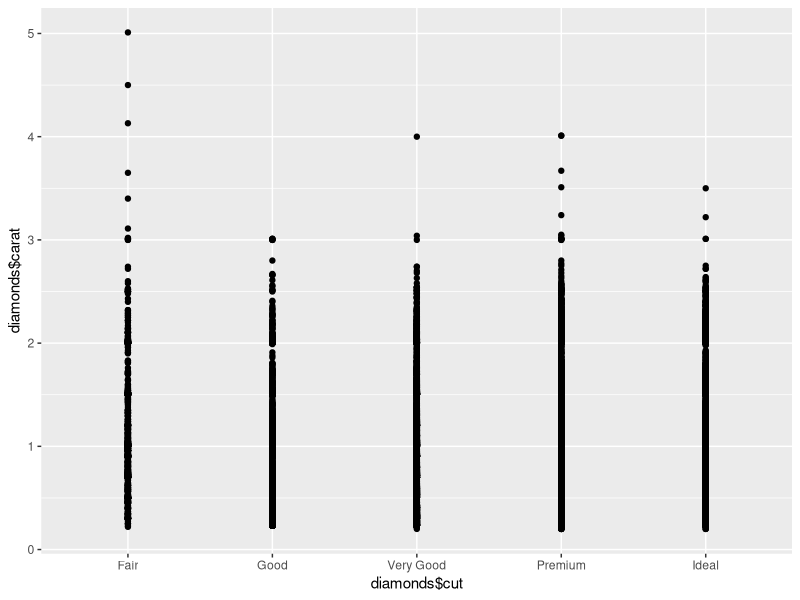
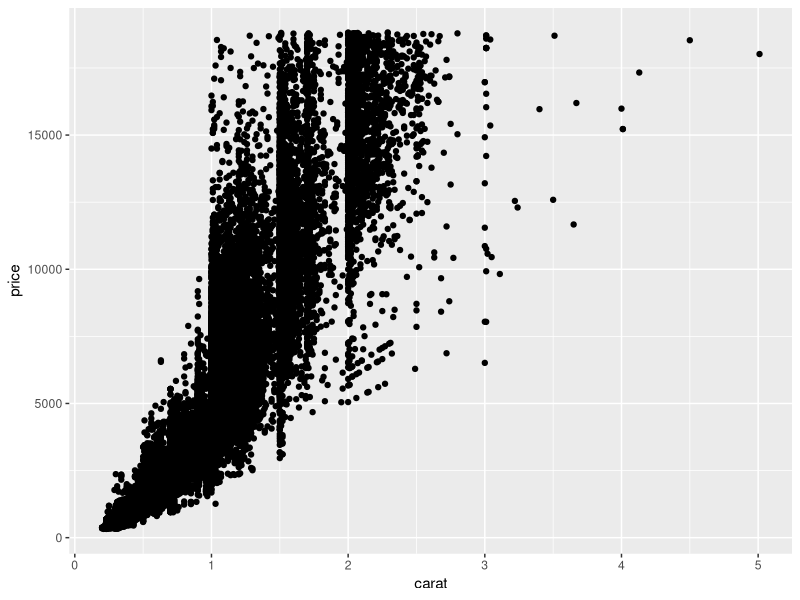
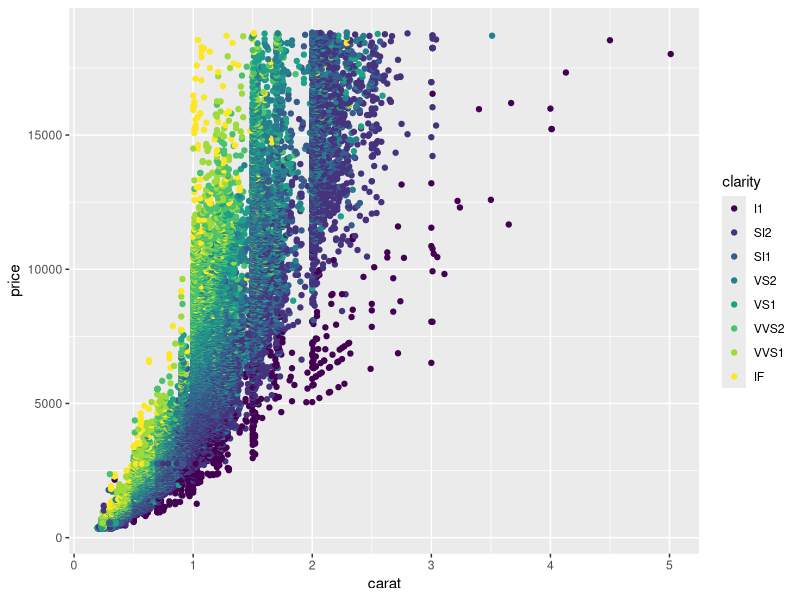
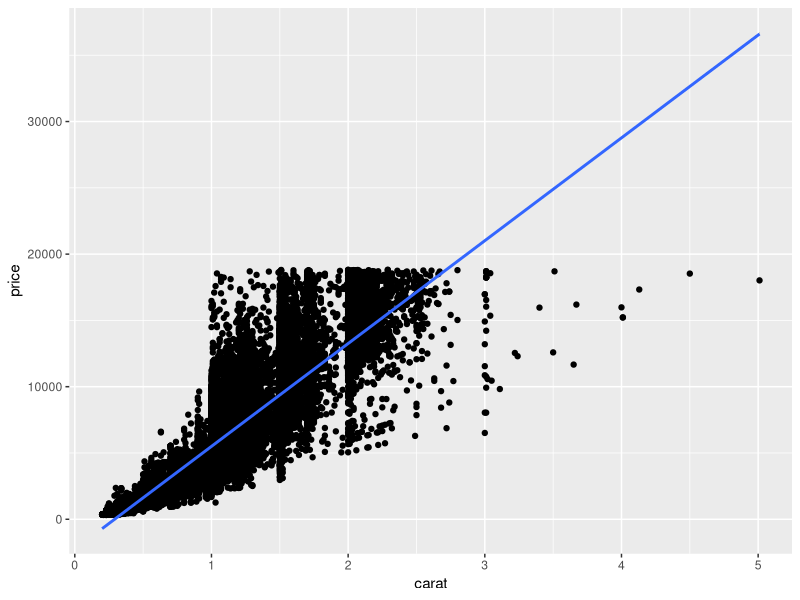
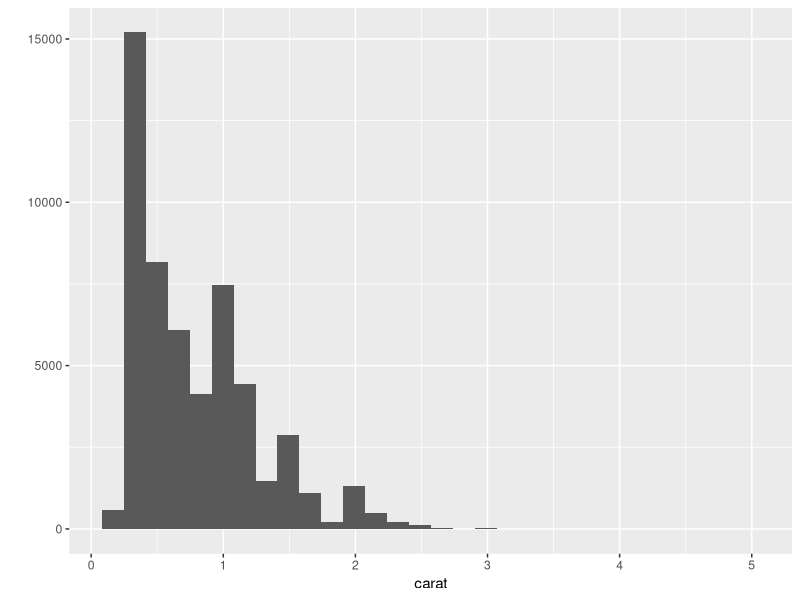
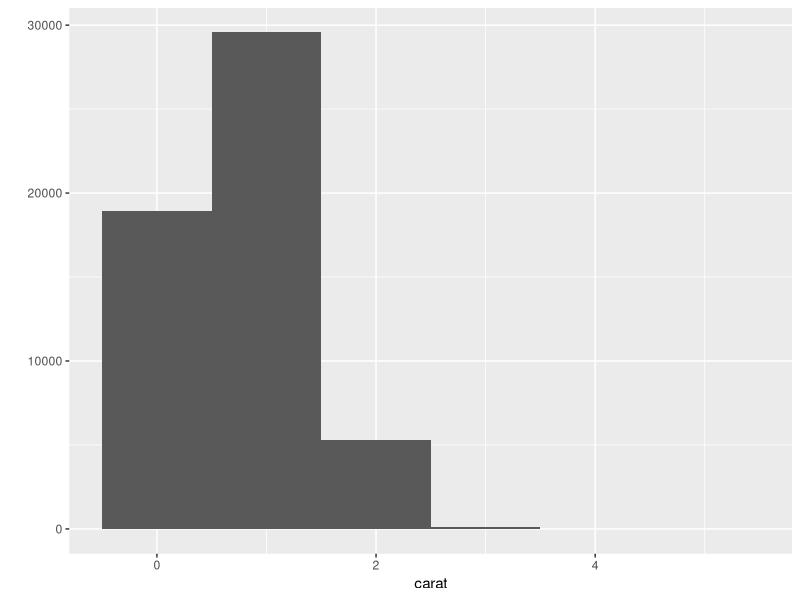
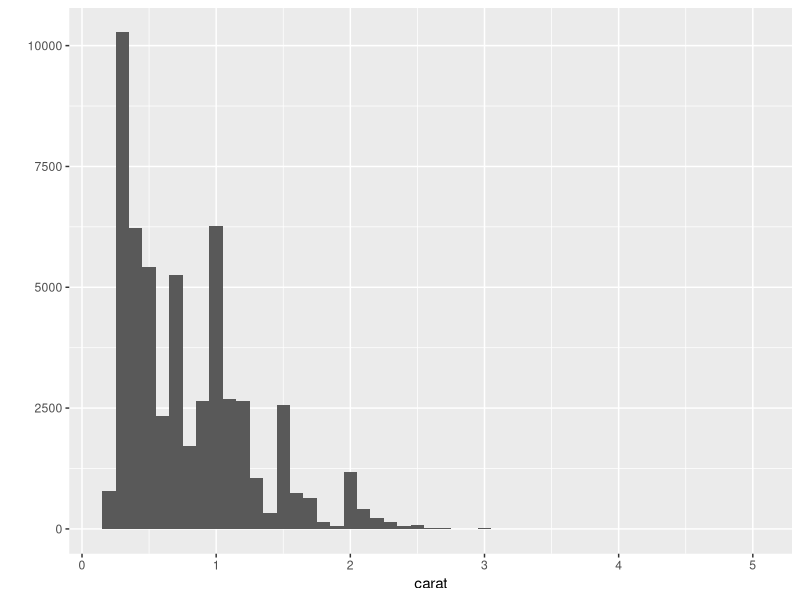
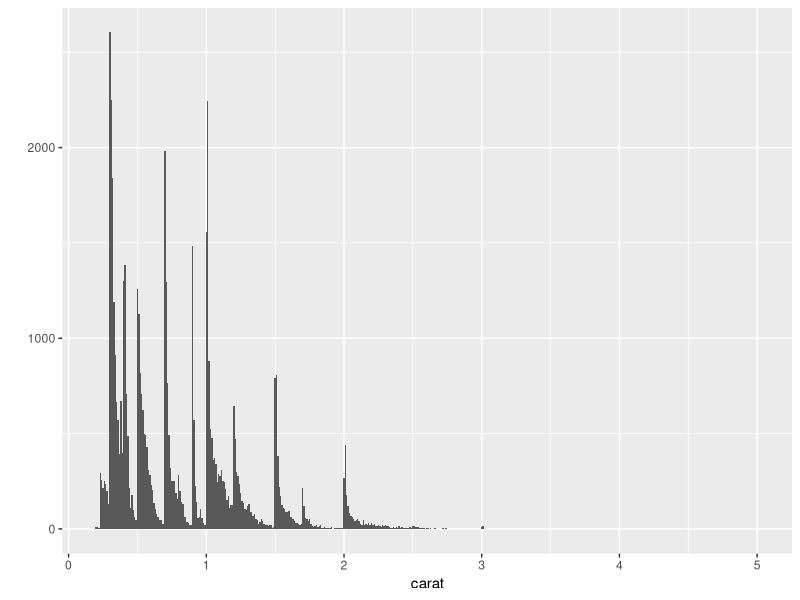

The R script that drew these images, in order: (Note: this script raises an error after producing the figures.)
install.packages("ggplot2")
library(ggplot2)
# http://had.co.nz/ggplot2

# qplot examples -------------------------------------------------------------

qplot(diamonds$cut, diamonds$carat)
qplot(carat, price, data = diamonds)
qplot(carat, price, data = diamonds, colour=clarity)
qplot(carat, price, data = diamonds, geom=c("point", "smooth"), method=lm)

qplot(carat, data = diamonds,
  geom="histogram")
qplot(carat, data = diamonds,
  geom="histogram", binwidth = 1)
qplot(carat, data = diamonds,
  geom="histogram", binwidth = 0.1)
qplot(carat, data = diamonds,
  geom="histogram", binwidth = 0.01)

# using ggplot() -------------------------------------------------------------
d <- ggplot(diamonds, aes(x=carat, y=price))
d + geom_point()
d + geom_point(aes(colour = carat))
d + geom_point(aes(colour = carat)) + scale_colour_brewer()

ggplot(diamonds) + geom_histogram(aes(x=price))

# Separation of statistcs and geometric elements -----------------------------

p <- ggplot(diamonds, aes(x=price))

p + geom_histogram()
p + stat_bin(geom="area")
p + stat_bin(geom="point")
p + stat_bin(geom="line")

p + geom_histogram(aes(fill = clarity))
p + geom_histogram(aes(y = ..density..))

# Setting vs mapping ---------------------------------------------------------
p <- ggplot(diamonds, aes(x=carat,y=price))

# What will this do?
p + geom_point(aes(colour = "green"))
p + geom_point(colour = "green")
p + geom_point(colour = colour)

